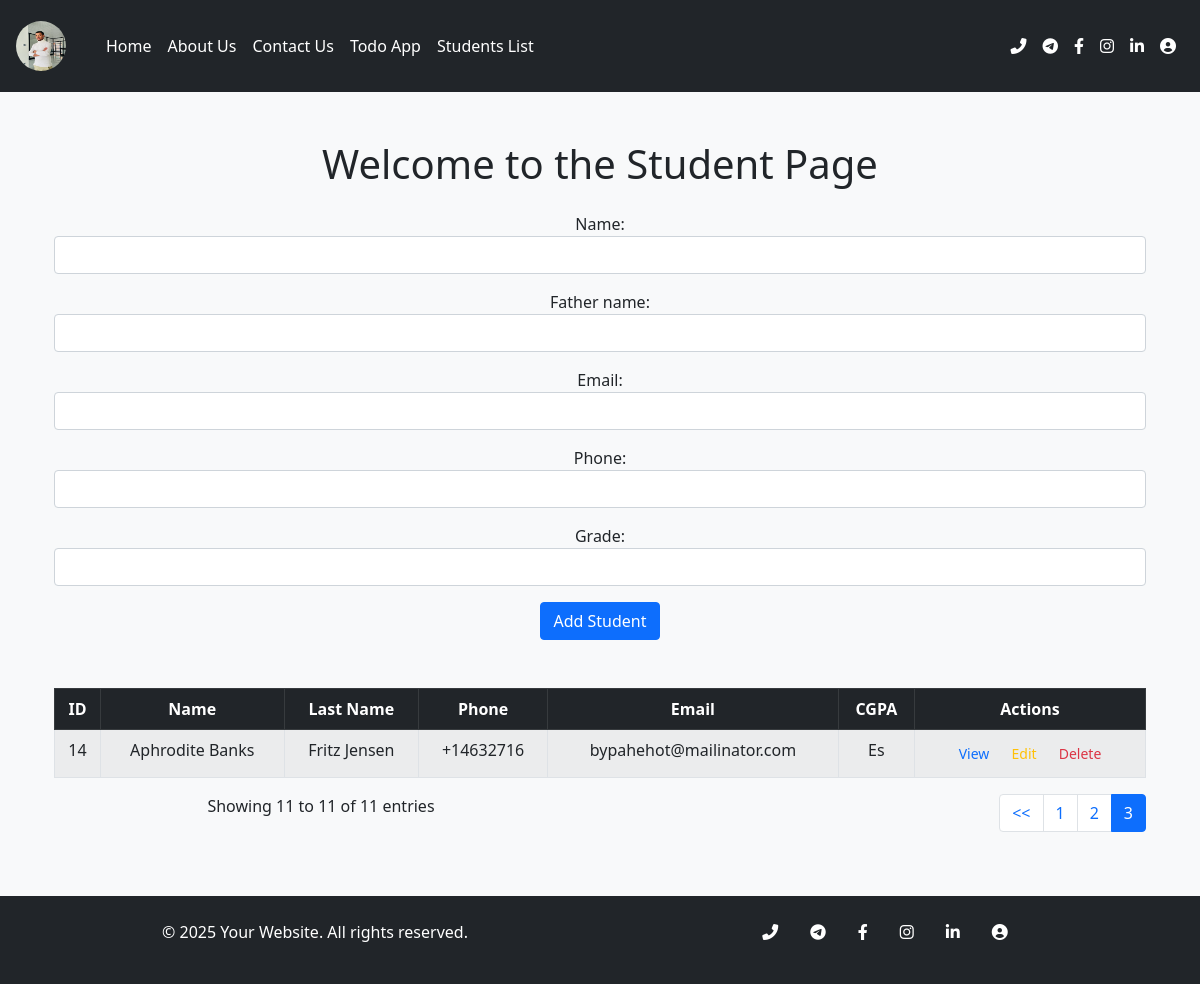
The page /apps/student/?page=3 on the database its author committed.
### myapp/models.py (models this page shows, shortened)
class Student(models.Model):
    name = models.CharField(max_length=30)
    father_name = models.CharField(max_length=30)
    email = models.EmailField()
    phone = models.CharField(max_length=10)
    grade = models.CharField(max_length=2)

### myapp/views.py (the view)
# urls.py: path('student/', views.student, name='student'),
def student(request):
    if request.method == 'POST':
        form = StudentForm(request.POST)
        if form.is_valid():
            form.save()  # Save the student data to the database
            messages.success(request, 'Student data saved successfully')
    else:
        form = StudentForm()
    students = Student.objects.all()
    paginator = Paginator(students, 5)  # Show 5 students per page
    page_number = request.GET.get('page', 1)
    students = paginator.get_page(page_number)
    context = {'form': form, 'students': students }  # Fetch all students to display in the table
    return render(request, 'student.html', context )

### myapp/forms.py
class StudentForm(forms.ModelForm):
    class Meta:
        model = Student
        fields = '__all__'
        widgets = {
            'name': forms.TextInput(attrs={'class': 'form-control'}),
            'father_name': forms.TextInput(attrs={'class': 'form-control'}),
            'age': forms.NumberInput(attrs={'class': 'form-control'}),
            'email': forms.EmailInput(attrs={'class': 'form-control'}),
            'phone': forms.TextInput(attrs={'class': 'form-control'}),
            'grade': forms.TextInput(attrs={'class': 'form-control'}),
        }

### myapp/templates/student.html (shortened to what this page needs)
{% extends 'base.html' %}
{% block content %}
<div class="container mt-5">
    <h1 class="text-center mb-4">Welcome to the Student Page</h1>
    <form class="mb-5" method="POST">
        {{ form.as_p }}
        <button type="submit" class="btn btn-primary">Add Student</button>
    </form>
</div>
<div class="container mt-5">
    <table class="table table-bordered table-striped table-hover">
        <thead class="table-dark">
            <tr>
                <th scope="col">ID</th>
                <th scope="col">Name</th>
                <th scope="col">Last Name</th>
                <th scope="col">Phone</th>
                <th scope="col">Email</th>
                <th scope="col">CGPA</th>
                <th scope="col">Actions</th>
            </tr>
        </thead>
        <tbody>
            {% for student in students %}
            <tr>
                <td>{{ student.id }}</td>
                <td>{{ student.name }}</td>
                <td>{{ student.father_name }}</td>
                <td>{{ student.phone }}</td>
                <td>{{ student.email }}</td>
                <td>{{ student.grade }}</td>
                <td>
                    <a href="#" class="btn btn-sm text-primary">View</a>
                    <a href="{% url 'edit_student' student.id%}" class="btn btn-sm text-warning">Edit</a>
                    <a href="{% url 'delete_student' student.id%}" class="btn btn-sm text-danger">Delete</a>
                </td>
            </tr>
            {% empty %}
            <tr>
                <td colspan="6" class="text-center">No students found.</td>
            </tr>
            {% endfor %}
        </tbody>
    </table>
    <div class="row">
        <div class="col-md-6">
            <p>Showing {{ students.start_index }} to {{ students.end_index }} of {{ students.paginator.count }} entries</p>
        </div>
        <div class="col-md-6">
            <nav aria-label="Page navigation example">
                <ul class="pagination justify-content-end">
                    {% if students.has_previous %}
                    <li class="page-item">
                        <a class="page-link" href="?page={{ students.previous_page_number }}"><<</a>
                    </li>
                    {% endif %}
                    {% for page in students.paginator.page_range %}
                    <li class="page-item {% if page == students.number %}active{% endif %}">
                        <a class="page-link" href="?page={{ page }}">{{ page }}</a>
                    </li>
                    {% endfor %}
                </ul>
            </nav>
        </div>
    </div>
    </div>
{% endblock %}

### rows shown on the page
Student: id "14", name "Aphrodite Banks", father_name "Fritz Jensen", phone "+14632716", email "bypahehot@mailinator.com", grade "Es"

### other values the page prints
{{ students.start_index }} "11"
{{ students.end_index }} "11"
{{ students.paginator.count }} "11"
{{ page }} "1" "2" "3"
